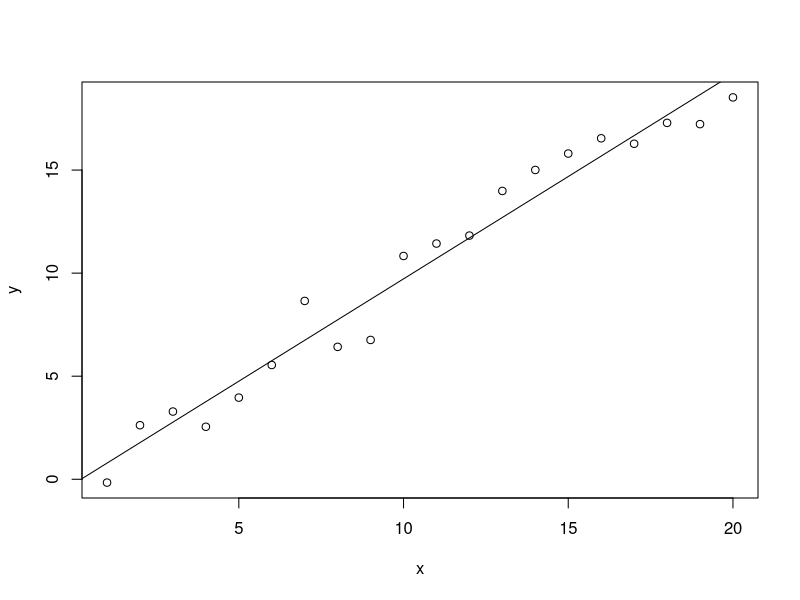
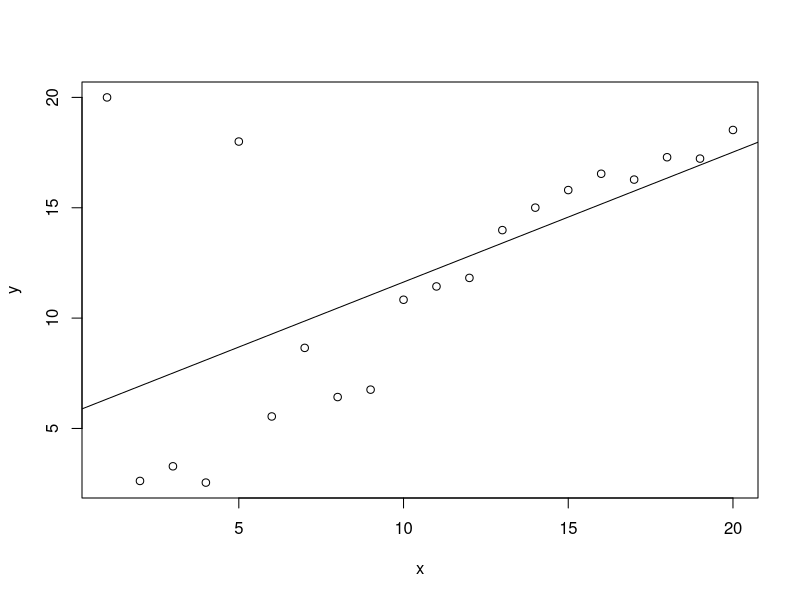

Here is the R script that generated these plots, in order: (Note: this script raises an error after producing the figures.)
x <- 1:20
y <- x + rnorm(length(x), 0, 1)
plot(x, y)
res <- lm(y ~ x)
abline(res)
summary(res)

y[c(1, 5)] <- c(20, 18)
plot(x, y)
res_outlier <- lm(y ~ x)
abline(res_outlier)
summary(res_outlier)


res2 <- lm(dist ~ speed + I(speed^2), data = cars) 
summary(res2)
res3 <- poly(speed, 2, raw=TRUE)

plot(cars)
lines(cars$speed, fitted(res2))


res1 <- lm(dist ~ speed, data=cars)
res2 <- lm(dist ~ poly(speed, 2, raw=TRUE), data=cars)
res3 <- lm(dist ~ poly(speed, 3, raw=TRUE), data=cars)
res4 <- lm(dist ~ poly(speed, 4, raw=TRUE), data=cars)


summary(res1)$r.squared; summary(res1)$adj.r.squared
summary(res2)$r.squared; summary(res2)$adj.r.squared
summary(res3)$r.squared; summary(res3)$adj.r.squared
summary(res4)$r.squared; summary(res4)$adj.r.squared

AIC(res1, res2, res3, res4)

res02 <- lm(dist ~ poly(speed, 2, raw=TRUE) -1, data=cars)
summary(res02)

AIC(res02)

x <- seq(-5, 5, length=1000)
y <- seq(0.1, 8, length=1000)
z <- outer(x, y, function(x, y) x^2/(2*y^2)+log(y)+(1/y^2+1))

contour(x, y, z, levels=seq(0.01, 3, by=0.5))

x <- seq(0, 1, length=5)
y <- seq(1, 2, length=5)
z <- outer(x, y, function(x, y) x^2 + y^2)
x
y
z
